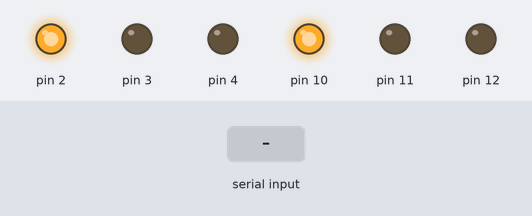
Recording of a sketch running on a simulated Arduino Uno, built with avr-gcc and run on an emulated ATmega328P. Parts: output pins drawn as LEDs (lit = HIGH). The test bench sets the inputs (shaded band).

Above: at 1.2 s.
1.3 s: "90,45\n" received over Serial
At 2.2 s:
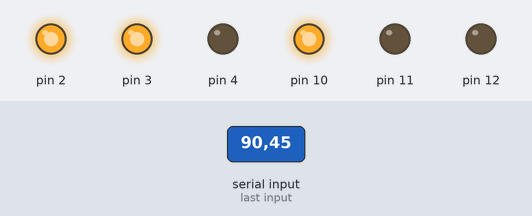
Timing chart, 0 to 14.8 s (numbered marks = the images above; inputs shaded):
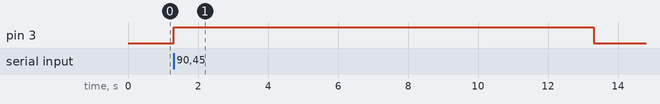

Measured:
- after the input at 1.3 s, pin 3: LOW → HIGH at once, → LOW 12.0 s later

The sketch:

serial_downlink.ino
```cpp
/*
Serial input key:
Shutoff low: 0
Shutoff high: 1
Drip low: 2
Drip high: 3

Write digital pins, delay for 5 seconds potentially to actuate valve, then set low
*/

int x; //serial input

void setup() {
  Serial.begin(9600);
  Serial.setTimeout(1);

  pinMode(2, OUTPUT);
  pinMode(3, OUTPUT);
  pinMode(4, OUTPUT);
  pinMode(10, OUTPUT);
  pinMode(11, OUTPUT);
  pinMode(12, OUTPUT);

  //Write enable pins high
  digitalWrite(2,HIGH);
  digitalWrite(10,HIGH);
}

void  loop() {
  while (!Serial.available());
  x = Serial.readString().toInt();

  if (x == 0){ //Shutoff low
    digitalWrite(3, HIGH);
    delay(6000);
    digitalWrite(3, LOW);
  }
  if (x == 1){ //Shutoff high
    digitalWrite(4, HIGH);
    delay(6000);
    digitalWrite(4, LOW);
  }
  if (x == 2){ //Drip low
    digitalWrite(11, HIGH);
    delay(6000);
    digitalWrite(11, LOW);
  }
  if (x == 3){ //Drip high
    digitalWrite(12, HIGH);
    delay(6000);
    digitalWrite(12, LOW);
  }

}
```
